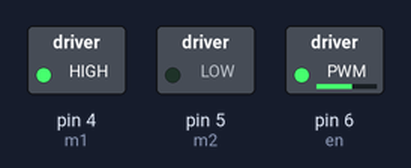
Simulated run of this sketch. Board: Arduino Uno, built with avr-gcc and run on an emulated ATmega328P. Parts: switched loads named in the sketch (green lamp = pin HIGH). What the sketch prints to the serial monitor is not drawn.

Above: at 0.1 s.
Timing chart, 0 to 1.6 s (numbered marks = the images above):
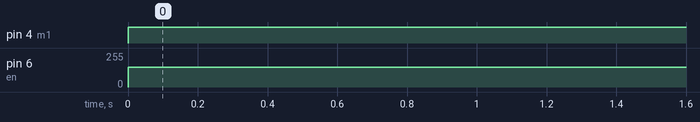

The sketch:

dc_motor.ino
```cpp
// C++ code
//

#define m1 4
#define m2 5
#define en 6
void setup()
{
  pinMode(m1,OUTPUT);
  pinMode(m2,OUTPUT);
  pinMode(en,OUTPUT);
  Serial.begin(9600);
}

void loop()
{
  digitalWrite(m1,HIGH);
  digitalWrite(m2,LOW);
  analogWrite(en,150);
 Serial.println("working..");
}
```

Measured:
- by itself, pin 4 (m1): LOW → HIGH at 0.00 s
- by itself, pin 6 (en): 0/255 → 150/255 at 0.00 s
